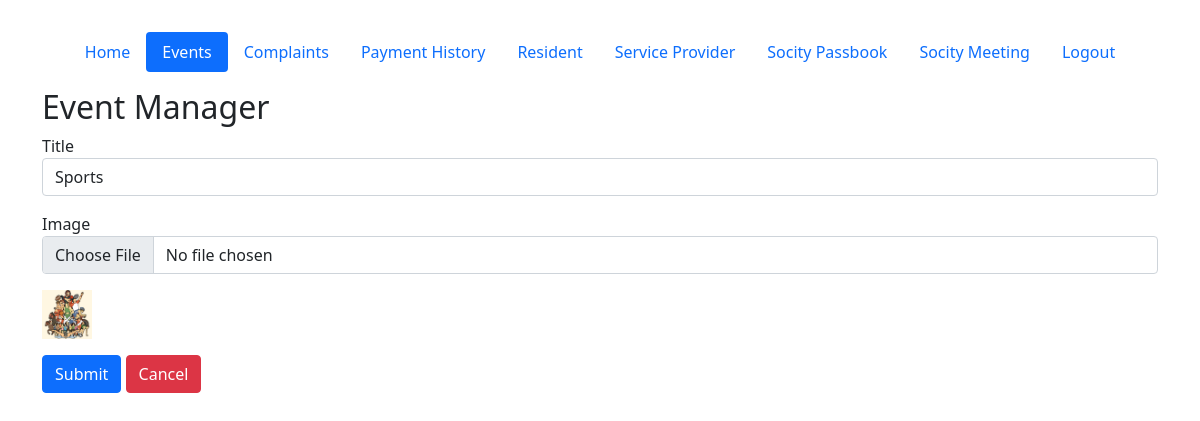
The app's page /admin/eventAdd.php?id=3 (signed in) with its own data.
### tables this page shows
CREATE TABLE `event` (
  `id` int(11) NOT NULL,
  `name` text NOT NULL,
  `image` text NOT NULL
);

### admin/db.php (called while the page is built, shortened)
<?php
$base_url = "http://".$_SERVER['HTTP_HOST'];
$base_url .= str_replace(basename($_SERVER['SCRIPT_NAME']),"",$_SERVER['SCRIPT_NAME']);
?>

### admin/eventAdd.php (the view, shortened to what this page needs)
<?php
require("header.php");
$title = "";
$image = "";
$id = isset($_GET['id']) ? $_GET['id'] : "";
if($id){
	$sql = "SELECT * FROM event WHERE id = '".$id."'" ;
	$result = $mysqli->query($sql);
	if ($result->num_rows > 0) {
	    while ($row = mysqli_fetch_assoc($result)){
	    	$title = $row['name'];
	    	$image = $row['image'];
	    }
	}
}
?>
<header class="d-flex justify-content-center py-3">
	<ul class="nav nav-pills">
	  <li class="nav-item"><a href="<?= $base_url ?>Home.php" class="nav-link " aria-current="page">Home</a></li>
	  <li class="nav-item"><a href="<?= $base_url ?>Events.php" class="nav-link active">Events</a></li>
	  <li class="nav-item"><a href="<?= $base_url ?>Complaints.php" class="nav-link">Complaints</a></li>
	  <li class="nav-item"><a href="<?= $base_url ?>PaymentHistory.php" class="nav-link ">Payment History</a></li>
	  <li class="nav-item"><a href="<?= $base_url ?>Resident.php" class="nav-link ">Resident</a></li>
	  <li class="nav-item"><a href="<?= $base_url ?>ServiceProvider.php" class="nav-link ">Service Provider</a></li>
	  <li class="nav-item"><a href="<?= $base_url ?>SocityPassbook.php" class="nav-link ">Socity Passbook</a></li>
	  <li class="nav-item"><a href="<?= $base_url ?>SocMeeting.php" class="nav-link">Socity Meeting</a></li>
<li class="nav-item"><a href="<?= $base_url ?>?logout=1" class="nav-link">Logout</a></li>
	</ul>
</header>
<div class="row">
	<div class="col-12">
		<h2>Event Manager</h2>
		<form action="" method="POST" enctype="multipart/form-data">
			<div class="mb-3">
				<label>Title</label>
				<input type="text" name="title" required="required" value="<?= $title ?>" class="form-control">
			</div>
			<div class="mb-3">
				<label>Image</label>
				<input type="file" name="image" <?= !$image ? 'required="required"' : "" ?> class="form-control">
			</div>
			<?php if($image){ ?>
				<img src="<?= $base_url ?>../upload/<?= $image ?>" width="50" class="mb-3" />
			<?php } ?>
			<div class="mb-3">
				<input type="submit" name="submit" value="Submit" class="btn btn-primary">
				<a href="Events.php" class="btn btn-danger">Cancel</a>
			</div>
		</form>
	</div>
</div>
<?php
require("footer.php")
?>

### records on screen
event: title "Sports", image (picture)
